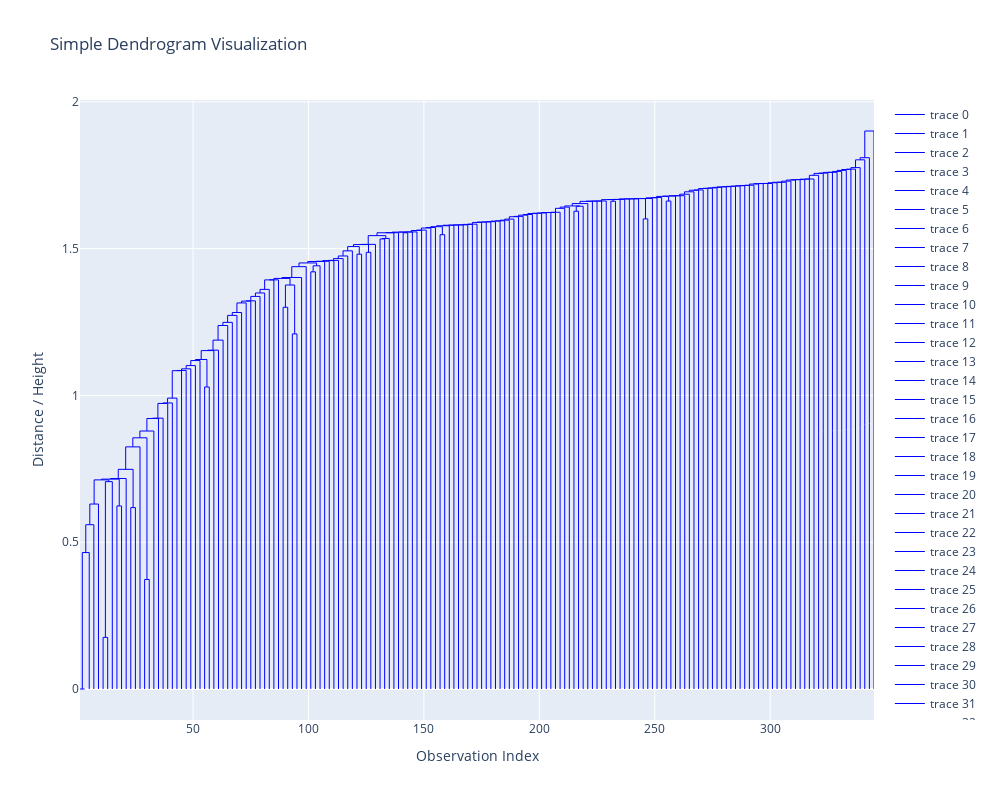

Write notebook code for a chart like this one.
### Markdown cell above
## ソートしたデンドログラムの描画

### Code cell
# icoord, dcoord, leaf_order = compute_dendrogram_coords(Z[:, [0, 1, 3, 4]], len(Z) + 1)
segments = get_dendrogram_segments2(Z[:, [0, 1, 3, 4]])
fig = plot_dendrogram_plotly(segments).show()
